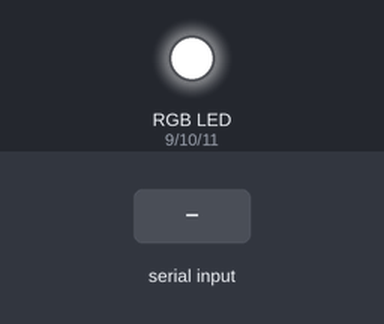
The sketch below on a simulated Arduino Uno, built with avr-gcc and run on an emulated ATmega328P. Shown: an RGB LED mixed from three pins (HIGH = lit). Inputs (shaded band) come from the test bench. What the sketch prints to the serial monitor is not drawn.

Above: at 1.2 s.
1.3 s: "Cyan" received over Serial
At 3.1 s:
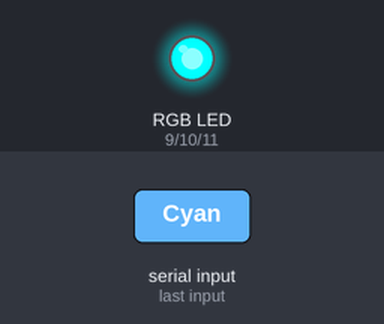
Timing chart, 0 to 5.8 s (numbered marks = the images above; inputs shaded):
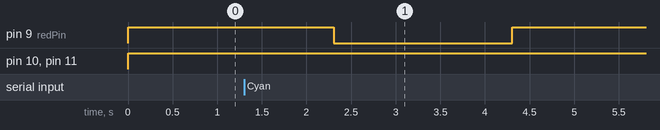

Measured:
- after the input at 1.3 s, pin 9 (redPin): HIGH → LOW after 1.0 s, → HIGH 2.0 s later

The sketch:

RGB_led.ino
```cpp
// Define the pin numbers for the RGB LED
const int redPin = 9;
const int greenPin = 10;
const int bluePin = 11;

void setup() {
  // Set the pin modes for the RGB LED
  pinMode(redPin, OUTPUT);
  pinMode(greenPin, OUTPUT);
  pinMode(bluePin, OUTPUT);

  // Start serial communication
  Serial.begin(9600);
}

void loop() {
  // Initial white color (all colors at maximum intensity)
  analogWrite(redPin, 255);
  analogWrite(greenPin, 255);
  analogWrite(bluePin, 255);

  // Read serial input
    String input = Serial.readString();

    // Change color to Cyan if input is "Cyan"
    if (input == "Cyan") {
      analogWrite(redPin, 0);     // Turn off red
      analogWrite(greenPin, 255); // Set green to full intensity
      analogWrite(bluePin, 255);  // Set blue to full intensity
      delay(2000);
      Serial.println("Hello");
    }

}
```
